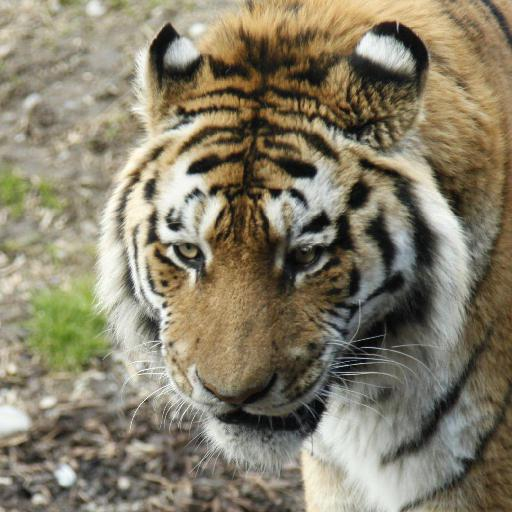
#> input picture source/python_modules/pca/datasets/0.jpg, 512 x 512 px, found by its file name; its folder holds only this picture in this run
$ python test_svd.py
#> lines starting #> are read from the running program, lines starting #| are printed output that depends on the picture
### source/python_modules/pca/image_processing.py
import os
import sys
import numpy as np
from PIL import Image

# [16 lines left out: function rgb_to_grayscale, not called in this run]

def resize_image(grayscale_img, target_size=(64, 64)):
    return grayscale_img.resize(target_size, Image.LANCZOS)

# [45 lines left out: functions image_to_1d_vector, process_images, process_single_image, not called in this run]

### source/python_modules/pca/data_centering.py
import numpy as np
from PIL import Image

def standardize_data(array_vector1d):
    array_vector1d = np.array(array_vector1d)

    total = np.zeros(array_vector1d.shape[1])
    for i in range(len(array_vector1d)):
        for j in range(len(array_vector1d[i])):
            total[j] += array_vector1d[i][j]

    for j in range(len(total)):
        total[j] /= len(array_vector1d)

    total = np.array(total)
    result = array_vector1d - total
    return result, total

# [4 lines left out: function standardized_single_image, not called in this run]

### source/python_modules/pca/svd.py
import os
import sys
import numpy as np
from PIL import Image

def pca_svd_direct(standardized, k):
    standardized = np.array(standardized)
    # covariance = np.matmul(standardized.T ,standardized) / standardized.shape[0]
    U, s, Vt = np.linalg.svd(standardized, full_matrices=False)
    Uk = Vt[:k].T
    Z = np.dot(standardized, Uk)

    return Z, Uk

def svd_single_image(image_vector,  Uk):
    q = np.dot(image_vector, Uk)
    return q

### source/python_modules/pca/test_svd.py
from data_centering import *
from image_processing import *
from svd import *
from similarity_comp import *
import os
import numpy as np
from PIL import Image

def main():
    # Tentukan direktori script
    script_dir = os.path.dirname(os.path.abspath(__file__))
    input_dir = os.path.join(script_dir, 'static', 'datasets')

    # Urutkan file secara konsisten
    file_names = sorted([
        filename for filename in os.listdir(input_dir)
        if filename.lower().endswith(('.jpg', '.jpeg', '.png', '.bmp', '.gif', '.tiff'))
    ])

    print("Nama file dalam dataset (diurutkan):", file_names)

    # Proses gambar
    file_vectors = {}
    for filename in file_names:
        file_path = os.path.join(input_dir, filename)
        processed_image = process_single_image(file_path, target_size=(224, 224))
#> in process_single_image, img is the input picture: PIL image 512x512 RGB; mean R, G, B 134.5, 126.8, 105.7
#> in rgb_to_grayscale, `r_channel = img_array[:,:,0]`:
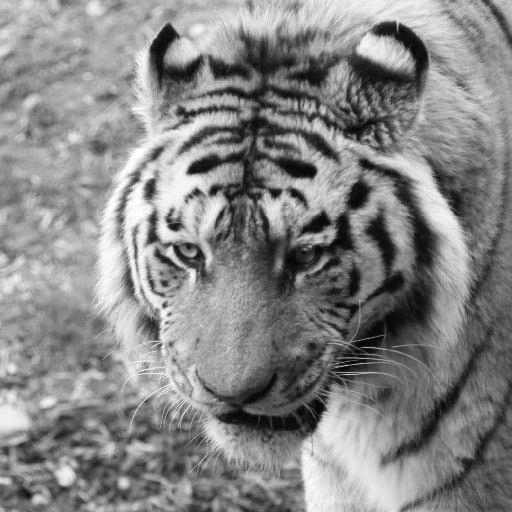
#> r_channel: shape (512, 512); min 0, max 255, mean 134.5
#> in rgb_to_grayscale, `g_channel = img_array[:,:,1]`:
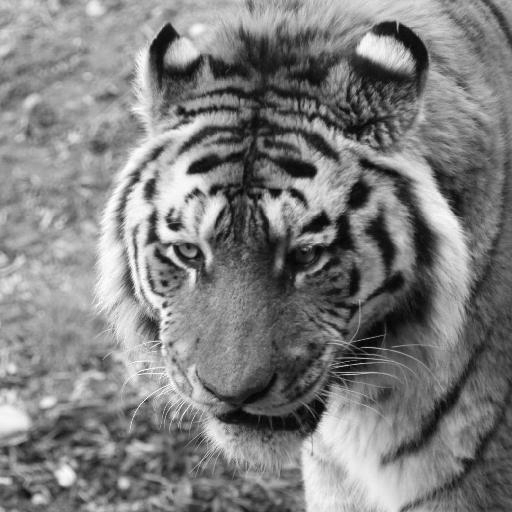
#> g_channel: shape (512, 512); min 0, max 255, mean 126.8
#> in rgb_to_grayscale, `b_channel = img_array[:,:,2]`:
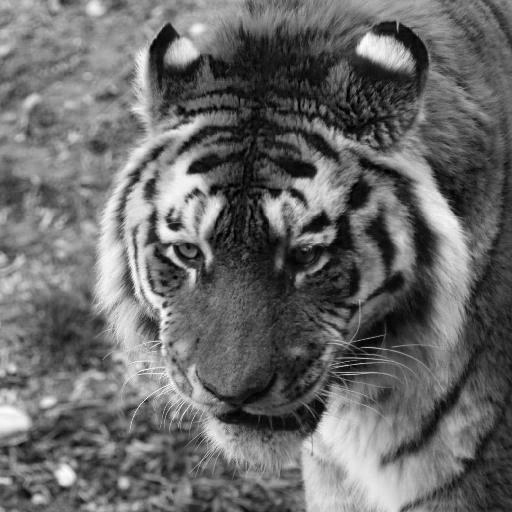
#> b_channel: shape (512, 512); min 0, max 255, mean 105.7
        file_vectors[filename] = processed_image.flatten()

    # Cetak hasil proses
    print("\nDebugging hasil file dan vektor 1D:")
    for filename, vector in file_vectors.items():
        print(f"File: {filename} | 1d: {vector}")
#> this loop made 1 pass
#> filename on pass 1: '0.jpg'
#> (printed output is left out)

    # Standarisasi data
    array_of_1d = np.array(list(file_vectors.values()))
    standardized, total = standardize_data(array_of_1d)
#> the loop in standardize_data, `for i in range(len(array_vector1d)):` made 1 pass

    # covariance = incremental_pca(standardized, 7, batch_size=100)
    # Reduksi dimensi
    after_pca, Uk_return = pca_svd_direct(standardized, k=7)
#> in pca_svd_direct, `U, s, Vt = np.linalg.svd(standardized, full_matrices=False)`: U = [1]; s = [0]
#> after_pca = [0]

    # Debugging hasil PCA
    print("\nDebugging hasil PCA:")
    for i, filename in enumerate(file_names):
        print(f"File: {filename} | PCA vector: {after_pca[i]}")
#> this loop made 1 pass
#| File: 0.jpg | PCA vector: [0.]

if __name__ == '__main__':
    main()

$ run again, on source/python_modules/pca/datasets/1001.jpg
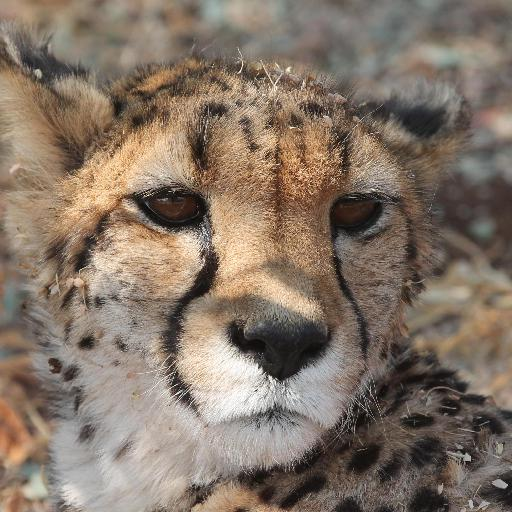
#> input picture source/python_modules/pca/datasets/1001.jpg, 512 x 512 px, found by its file name
#> in process_single_image, img is the input picture: PIL image 512x512 RGB; mean R, G, B 132.2, 117, 103.5
#> in rgb_to_grayscale, `r_channel = img_array[:,:,0]`:
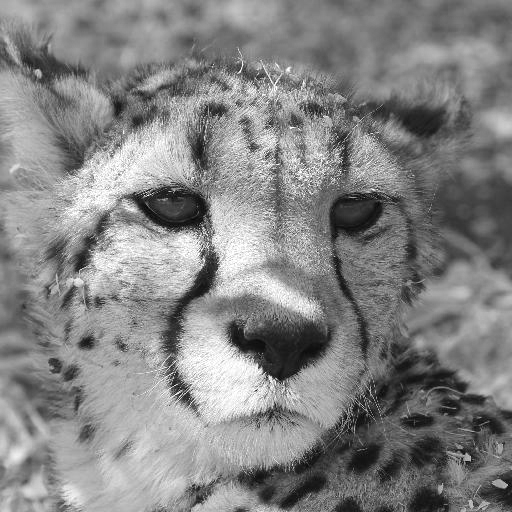
#> r_channel: shape (512, 512); min 1, max 255, mean 132.2
#> in rgb_to_grayscale, `b_channel = img_array[:,:,2]`:
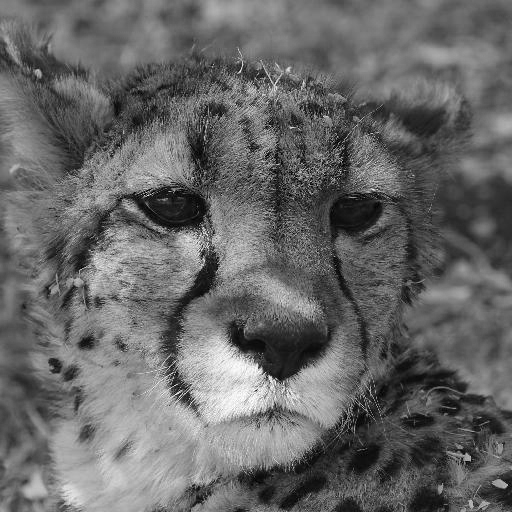
#> b_channel: shape (512, 512); min 0, max 255, mean 103.5
#> the loop in main, `for filename, vector in file_vectors.items():` made 1 pass
#> filename on pass 1: '1001.jpg'
#> (printed output is left out)
#> the loop in standardize_data, `for i in range(len(array_vector1d)):` made 1 pass
#> U = [1]; s = [0]
#> the loop in main, `for i, filename in enumerate(file_names):` made 1 pass
#| File: 1001.jpg | PCA vector: [0.]

$ run again, on source/python_modules/pca/datasets/1002.jpg
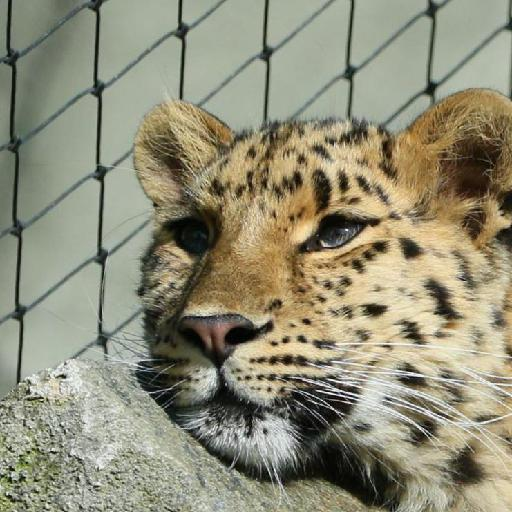
#> input picture source/python_modules/pca/datasets/1002.jpg, 512 x 512 px, found by its file name
#> in process_single_image, img is the input picture: PIL image 512x512 RGB; mean R, G, B 144.4, 141.8, 119.7
#> in rgb_to_grayscale, `g_channel = img_array[:,:,1]`:
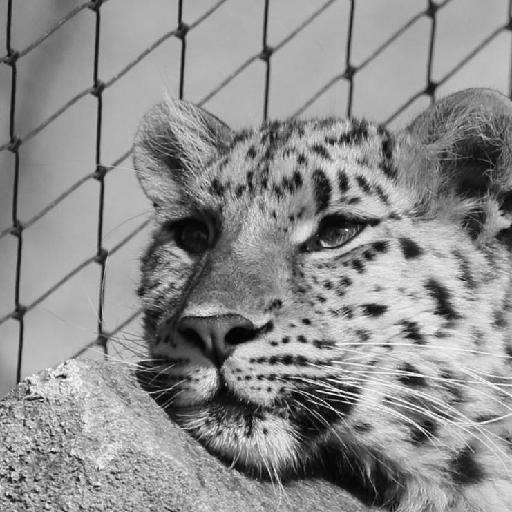
#> g_channel: shape (512, 512); min 0, max 255, mean 141.8
#> in rgb_to_grayscale, `b_channel = img_array[:,:,2]`:
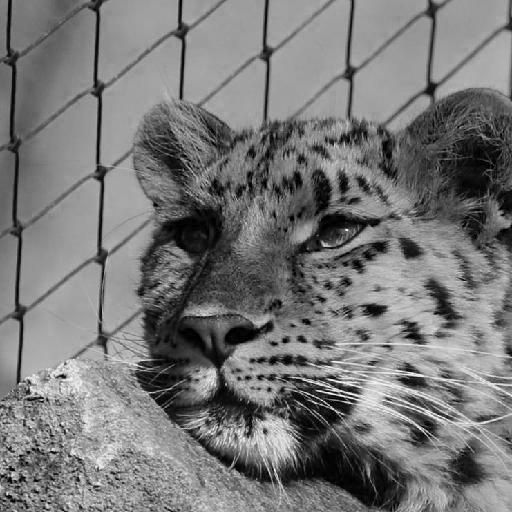
#> b_channel: shape (512, 512); min 0, max 255, mean 119.7
#> the loop in main, `for filename, vector in file_vectors.items():` made 1 pass
#> filename on pass 1: '1002.jpg'
#> (printed output is left out)
#> the loop in standardize_data, `for i in range(len(array_vector1d)):` made 1 pass
#> U = [1]; s = [0]
#> the loop in main, `for i, filename in enumerate(file_names):` made 1 pass
#| File: 1002.jpg | PCA vector: [0.]

$ run again, on source/python_modules/pca/datasets/1003.jpg
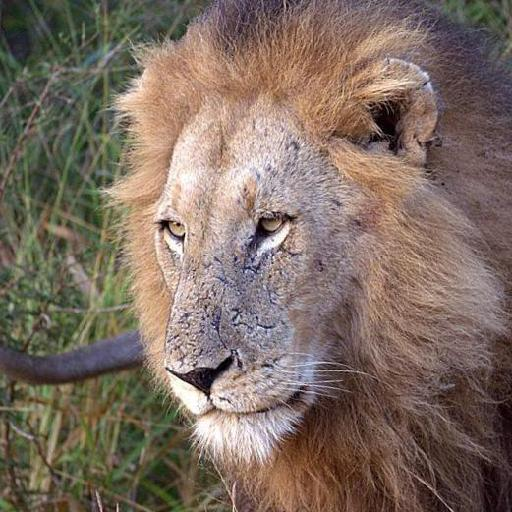
#> input picture source/python_modules/pca/datasets/1003.jpg, 512 x 512 px, found by its file name
#> in process_single_image, img is the input picture: PIL image 512x512 RGB; mean R, G, B 125.3, 108.9, 97.9
#> in rgb_to_grayscale, `r_channel = img_array[:,:,0]`:
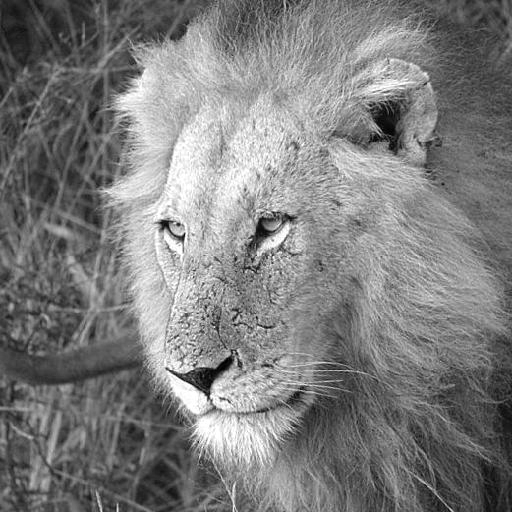
#> r_channel: shape (512, 512); min 0, max 255, mean 125.3
#> in rgb_to_grayscale, `b_channel = img_array[:,:,2]`:
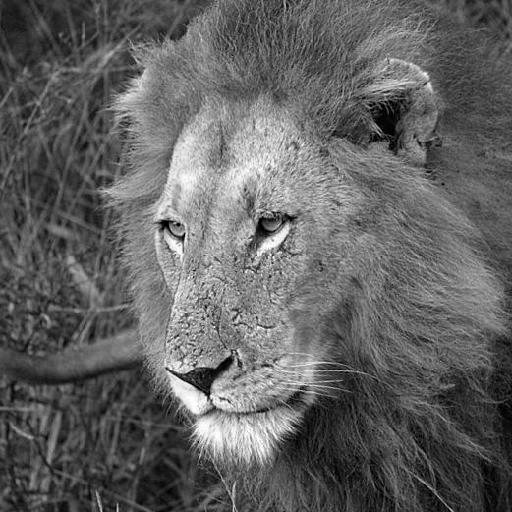
#> b_channel: shape (512, 512); min 0, max 255, mean 97.9
#> the loop in main, `for filename, vector in file_vectors.items():` made 1 pass
#> filename on pass 1: '1003.jpg'
#> (printed output is left out)
#> the loop in standardize_data, `for i in range(len(array_vector1d)):` made 1 pass
#> U = [1]; s = [0]
#> the loop in main, `for i, filename in enumerate(file_names):` made 1 pass
#| File: 1003.jpg | PCA vector: [0.]

$ run again, on source/python_modules/pca/datasets/1.jpg
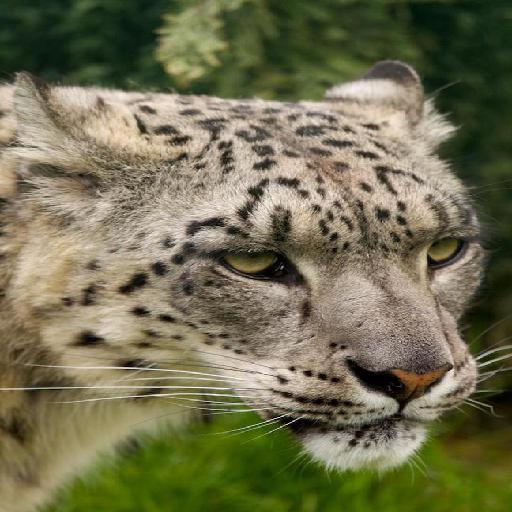
#> input picture source/python_modules/pca/datasets/1.jpg, 512 x 512 px, found by its file name
#> in process_single_image, img is the input picture: PIL image 512x512 RGB; mean R, G, B 113.6, 111, 80.9
#> in rgb_to_grayscale, `g_channel = img_array[:,:,1]`:
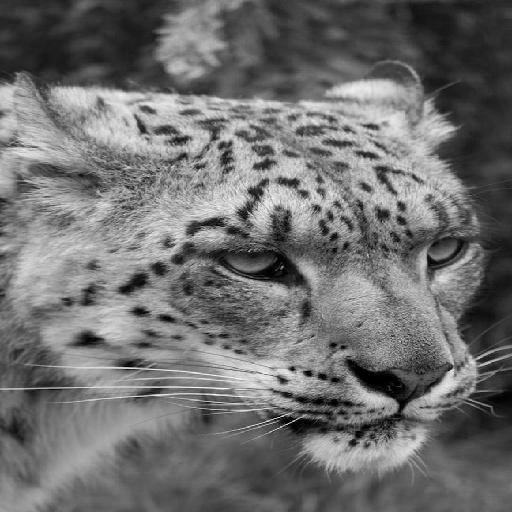
#> g_channel: shape (512, 512); min 0, max 255, mean 111
#> in rgb_to_grayscale, `b_channel = img_array[:,:,2]`:
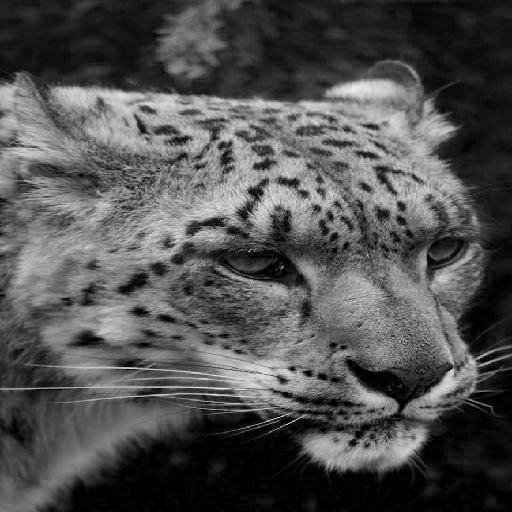
#> b_channel: shape (512, 512); min 0, max 244, mean 80.9
#> the loop in main, `for filename, vector in file_vectors.items():` made 1 pass
#> filename on pass 1: '1.jpg'
#> (printed output is left out)
#> the loop in standardize_data, `for i in range(len(array_vector1d)):` made 1 pass
#> U = [1]; s = [0]
#> the loop in main, `for i, filename in enumerate(file_names):` made 1 pass
#| File: 1.jpg | PCA vector: [0.]
